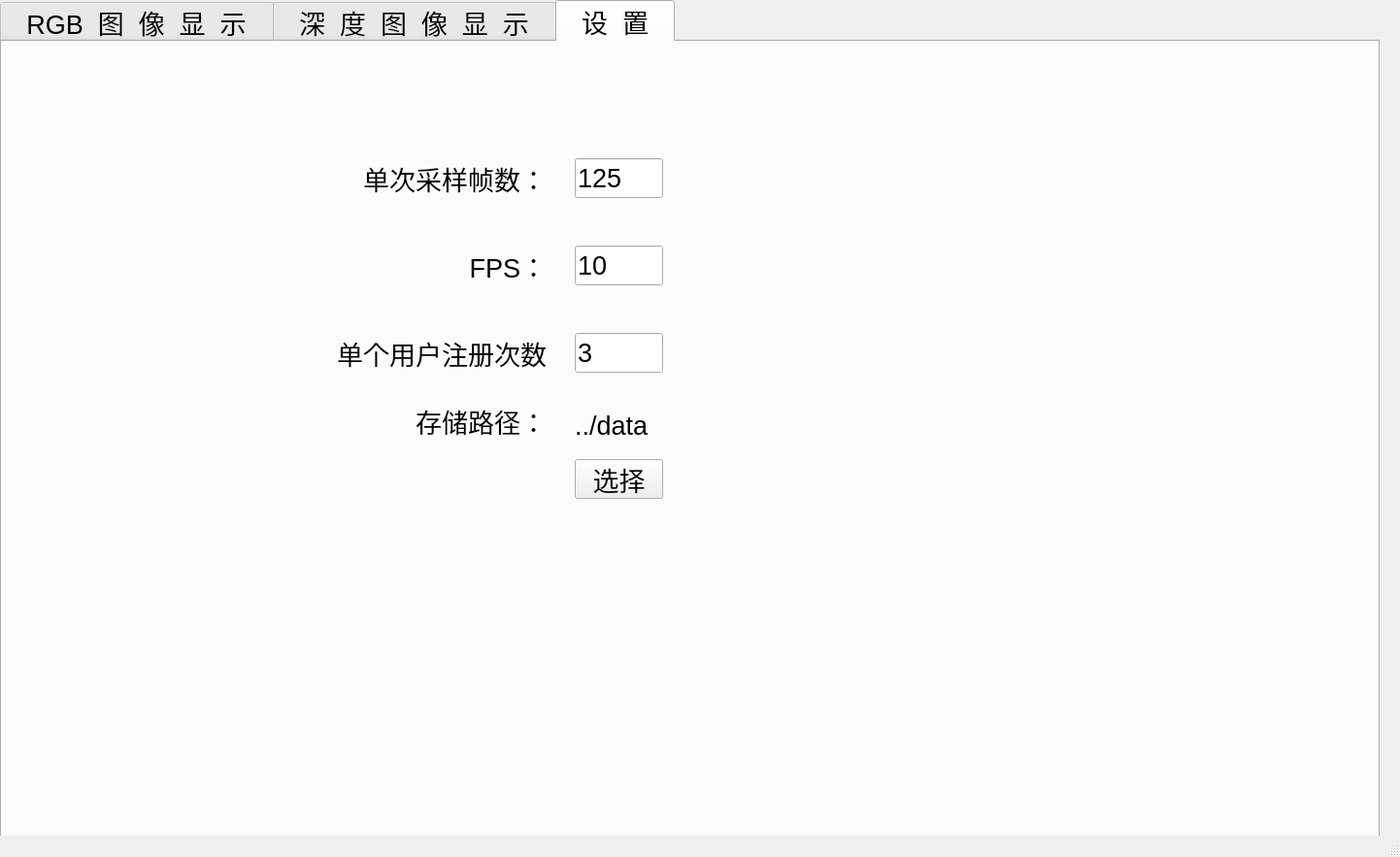
<?xml version="1.0" encoding="UTF-8"?>
<ui version="4.0">
 <class>MainWindow</class>
 <widget class="QMainWindow" name="MainWindow">
  <property name="geometry">
   <rect>
    <x>0</x>
    <y>0</y>
    <width>1442</width>
    <height>883</height>
   </rect>
  </property>
  <property name="windowTitle">
   <string>多线程数据采集系统</string>
  </property>
  <widget class="QWidget" name="centralwidget">
   <widget class="QTabWidget" name="tabWidget">
    <property name="geometry">
     <rect>
      <x>0</x>
      <y>0</y>
      <width>1421</width>
      <height>901</height>
     </rect>
    </property>
    <property name="font">
     <font>
      <family>Arial</family>
      <pointsize>20</pointsize>
      <weight>50</weight>
      <bold>false</bold>
     </font>
    </property>
    <property name="currentIndex">
     <number>2</number>
    </property>
    <widget class="QWidget" name="tab_2">
     <attribute name="title">
      <string>  RGB  图  像  显  示  </string>
     </attribute>
     <widget class="QGroupBox" name="groupBox">
      <property name="geometry">
       <rect>
        <x>10</x>
        <y>10</y>
        <width>461</width>
        <height>271</height>
       </rect>
      </property>
      <property name="font">
       <font>
        <pointsize>12</pointsize>
        <weight>50</weight>
        <bold>false</bold>
       </font>
      </property>
      <property name="styleSheet">
       <string notr="true">QGroupBox {     
border: 1px solid gray;     
border-radius: 9px;     
margin-top: 0.5em;
}

QGroupBox::title {     
subcontrol-origin: margin;     
left: 10px;     
padding: 0 3px 0 3px;
 }</string>
      </property>
      <property name="title">
       <string>深度鱼眼相机</string>
      </property>
      <widget class="QGroupBox" name="groupBox_2">
       <property name="geometry">
        <rect>
         <x>20</x>
         <y>30</y>
         <width>201</width>
         <height>221</height>
        </rect>
       </property>
       <property name="font">
        <font>
         <family>Arial</family>
        </font>
       </property>
       <property name="title">
        <string>1、深度鱼眼相机_1</string>
       </property>
       <widget class="QLabel" name="label_gray_fisheye_1">
        <property name="geometry">
         <rect>
          <x>20</x>
          <y>40</y>
          <width>160</width>
          <height>160</height>
         </rect>
        </property>
        <property name="text">
         <string/>
        </property>
       </widget>
      </widget>
      <widget class="QGroupBox" name="groupBox_3">
       <property name="geometry">
        <rect>
         <x>240</x>
         <y>30</y>
         <width>201</width>
         <height>221</height>
        </rect>
       </property>
       <property name="font">
        <font>
         <family>Arial</family>
        </font>
       </property>
       <property name="title">
        <string>2、深度鱼眼相机_2</string>
       </property>
       <widget class="QLabel" name="label_gray_fisheye_2">
        <property name="geometry">
         <rect>
          <x>20</x>
          <y>40</y>
          <width>160</width>
          <height>160</height>
         </rect>
        </property>
        <property name="text">
         <string/>
        </property>
       </widget>
      </widget>
     </widget>
     <widget class="QGroupBox" name="groupBox_4">
      <property name="geometry">
       <rect>
        <x>500</x>
        <y>10</y>
        <width>461</width>
        <height>271</height>
       </rect>
      </property>
      <property name="font">
       <font>
        <pointsize>12</pointsize>
        <weight>50</weight>
        <bold>false</bold>
       </font>
      </property>
      <property name="styleSheet">
       <string notr="true">QGroupBox {     
border: 1px solid gray;     
border-radius: 9px;     
margin-top: 0.5em;
}

QGroupBox::title {     
subcontrol-origin: margin;     
left: 10px;     
padding: 0 3px 0 3px;
 }</string>
      </property>
      <property name="title">
       <string>RGB鱼眼相机</string>
      </property>
      <widget class="QGroupBox" name="groupBox_5">
       <property name="geometry">
        <rect>
         <x>20</x>
         <y>30</y>
         <width>201</width>
         <height>221</height>
        </rect>
       </property>
       <property name="font">
        <font>
         <family>Arial</family>
        </font>
       </property>
       <property name="title">
        <string>3、RGB鱼眼相机_1</string>
       </property>
       <widget class="QLabel" name="label_RGB_fisheye_1">
        <property name="geometry">
         <rect>
          <x>20</x>
          <y>40</y>
          <width>160</width>
          <height>160</height>
         </rect>
        </property>
        <property name="text">
         <string/>
        </property>
       </widget>
      </widget>
      <widget class="QGroupBox" name="groupBox_6">
       <property name="geometry">
        <rect>
         <x>240</x>
         <y>30</y>
         <width>201</width>
         <height>221</height>
        </rect>
       </property>
       <property name="font">
        <font>
         <family>Arial</family>
        </font>
       </property>
       <property name="title">
        <string>4、RGB鱼眼相机_2</string>
       </property>
       <widget class="QLabel" name="label_RGB_fisheye_2">
        <property name="geometry">
         <rect>
          <x>20</x>
          <y>40</y>
          <width>160</width>
          <height>160</height>
         </rect>
        </property>
        <property name="text">
         <string/>
        </property>
       </widget>
      </widget>
     </widget>
     <widget class="QGroupBox" name="groupBox_7">
      <property name="geometry">
       <rect>
        <x>10</x>
        <y>300</y>
        <width>1381</width>
        <height>481</height>
       </rect>
      </property>
      <property name="font">
       <font>
        <pointsize>12</pointsize>
        <weight>50</weight>
        <bold>false</bold>
       </font>
      </property>
      <property name="styleSheet">
       <string notr="true">QGroupBox {     
border: 1px solid gray;     
border-radius: 9px;     
margin-top: 0.5em;
}

QGroupBox::title {     
subcontrol-origin: margin;     
left: 10px;     
padding: 0 3px 0 3px;
 }</string>
      </property>
      <property name="title">
       <string>RGB相机</string>
      </property>
      <widget class="QGroupBox" name="groupBox_8">
       <property name="geometry">
        <rect>
         <x>40</x>
         <y>30</y>
         <width>201</width>
         <height>211</height>
        </rect>
       </property>
       <property name="font">
        <font>
         <family>Arial</family>
        </font>
       </property>
       <property name="title">
        <string>5、RGB相机_1</string>
       </property>
       <widget class="QLabel" name="label_RGB_1">
        <property name="geometry">
         <rect>
          <x>20</x>
          <y>30</y>
          <width>160</width>
          <height>160</height>
         </rect>
        </property>
        <property name="text">
         <string/>
        </property>
       </widget>
      </widget>
      <widget class="QGroupBox" name="groupBox_9">
       <property name="geometry">
        <rect>
         <x>260</x>
         <y>30</y>
         <width>201</width>
         <height>211</height>
        </rect>
       </property>
       <property name="font">
        <font>
         <family>Arial</family>
        </font>
       </property>
       <property name="title">
        <string>6、RGB相机_2</string>
       </property>
       <widget class="QLabel" name="label_RGB_2">
        <property name="geometry">
         <rect>
          <x>20</x>
          <y>30</y>
          <width>160</width>
          <height>160</height>
         </rect>
        </property>
        <property name="text">
         <string/>
        </property>
       </widget>
      </widget>
      <widget class="QGroupBox" name="groupBox_10">
       <property name="geometry">
        <rect>
         <x>480</x>
         <y>30</y>
         <width>201</width>
         <height>211</height>
        </rect>
       </property>
       <property name="font">
        <font>
         <family>Arial</family>
        </font>
       </property>
       <property name="title">
        <string>7、RGB相机_3</string>
       </property>
       <widget class="QLabel" name="label_RGB_3">
        <property name="geometry">
         <rect>
          <x>20</x>
          <y>30</y>
          <width>160</width>
          <height>160</height>
         </rect>
        </property>
        <property name="text">
         <string/>
        </property>
       </widget>
      </widget>
      <widget class="QGroupBox" name="groupBox_11">
       <property name="geometry">
        <rect>
         <x>700</x>
         <y>30</y>
         <width>201</width>
         <height>211</height>
        </rect>
       </property>
       <property name="font">
        <font>
         <family>Arial</family>
        </font>
       </property>
       <property name="title">
        <string>8、RGB相机_4</string>
       </property>
       <widget class="QLabel" name="label_RGB_4">
        <property name="geometry">
         <rect>
          <x>20</x>
          <y>30</y>
          <width>160</width>
          <height>160</height>
         </rect>
        </property>
        <property name="text">
         <string/>
        </property>
       </widget>
      </widget>
      <widget class="QGroupBox" name="groupBox_12">
       <property name="geometry">
        <rect>
         <x>920</x>
         <y>30</y>
         <width>201</width>
         <height>211</height>
        </rect>
       </property>
       <property name="font">
        <font>
         <family>Arial</family>
        </font>
       </property>
       <property name="title">
        <string>9、RGB相机_5</string>
       </property>
       <widget class="QLabel" name="label_RGB_5">
        <property name="geometry">
         <rect>
          <x>20</x>
          <y>30</y>
          <width>160</width>
          <height>160</height>
         </rect>
        </property>
        <property name="text">
         <string/>
        </property>
       </widget>
      </widget>
      <widget class="QGroupBox" name="groupBox_13">
       <property name="geometry">
        <rect>
         <x>1140</x>
         <y>30</y>
         <width>201</width>
         <height>211</height>
        </rect>
       </property>
       <property name="font">
        <font>
         <family>Arial</family>
        </font>
       </property>
       <property name="title">
        <string>10、RGB相机_6</string>
       </property>
       <widget class="QLabel" name="label_RGB_6">
        <property name="geometry">
         <rect>
          <x>20</x>
          <y>30</y>
          <width>160</width>
          <height>160</height>
         </rect>
        </property>
        <property name="text">
         <string/>
        </property>
       </widget>
      </widget>
      <widget class="QGroupBox" name="groupBox_14">
       <property name="geometry">
        <rect>
         <x>40</x>
         <y>250</y>
         <width>201</width>
         <height>211</height>
        </rect>
       </property>
       <property name="font">
        <font>
         <family>Arial</family>
        </font>
       </property>
       <property name="title">
        <string>11、RGB相机_7</string>
       </property>
       <widget class="QLabel" name="label_RGB_7">
        <property name="geometry">
         <rect>
          <x>20</x>
          <y>30</y>
          <width>160</width>
          <height>160</height>
         </rect>
        </property>
        <property name="text">
         <string/>
        </property>
       </widget>
      </widget>
      <widget class="QGroupBox" name="groupBox_15">
       <property name="geometry">
        <rect>
         <x>260</x>
         <y>250</y>
         <width>201</width>
         <height>211</height>
        </rect>
       </property>
       <property name="font">
        <font>
         <family>Arial</family>
        </font>
       </property>
       <property name="title">
        <string>12、RGB相机_8</string>
       </property>
       <widget class="QLabel" name="label_RGB_8">
        <property name="geometry">
         <rect>
          <x>20</x>
          <y>30</y>
          <width>160</width>
          <height>160</height>
         </rect>
        </property>
        <property name="text">
         <string/>
        </property>
       </widget>
      </widget>
      <widget class="QGroupBox" name="groupBox_16">
       <property name="geometry">
        <rect>
         <x>480</x>
         <y>250</y>
         <width>201</width>
         <height>211</height>
        </rect>
       </property>
       <property name="font">
        <font>
         <family>Arial</family>
        </font>
       </property>
       <property name="title">
        <string>13、RGB鱼眼相机_9</string>
       </property>
       <widget class="QLabel" name="label_RGB_9">
        <property name="geometry">
         <rect>
          <x>20</x>
          <y>30</y>
          <width>160</width>
          <height>160</height>
         </rect>
        </property>
        <property name="text">
         <string/>
        </property>
       </widget>
      </widget>
      <widget class="QGroupBox" name="groupBox_17">
       <property name="geometry">
        <rect>
         <x>700</x>
         <y>250</y>
         <width>201</width>
         <height>211</height>
        </rect>
       </property>
       <property name="font">
        <font>
         <family>Arial</family>
        </font>
       </property>
       <property name="title">
        <string>14、RGB相机_10</string>
       </property>
       <widget class="QLabel" name="label_RGB_10">
        <property name="geometry">
         <rect>
          <x>20</x>
          <y>30</y>
          <width>160</width>
          <height>160</height>
         </rect>
        </property>
        <property name="text">
         <string/>
        </property>
       </widget>
      </widget>
      <widget class="QGroupBox" name="groupBox_18">
       <property name="geometry">
        <rect>
         <x>920</x>
         <y>250</y>
         <width>201</width>
         <height>211</height>
        </rect>
       </property>
       <property name="font">
        <font>
         <family>Arial</family>
        </font>
       </property>
       <property name="title">
        <string>15、RGB相机_11</string>
       </property>
       <widget class="QLabel" name="label_RGB_11">
        <property name="geometry">
         <rect>
          <x>20</x>
          <y>30</y>
          <width>160</width>
          <height>160</height>
         </rect>
        </property>
        <property name="text">
         <string/>
        </property>
       </widget>
      </widget>
      <widget class="QGroupBox" name="groupBox_19">
       <property name="geometry">
        <rect>
         <x>1140</x>
         <y>250</y>
         <width>201</width>
         <height>211</height>
        </rect>
       </property>
       <property name="font">
        <font>
         <family>Arial</family>
        </font>
       </property>
       <property name="title">
        <string>16、RGB相机_12</string>
       </property>
       <widget class="QLabel" name="label_RGB_12">
        <property name="geometry">
         <rect>
          <x>20</x>
          <y>30</y>
          <width>160</width>
          <height>160</height>
         </rect>
        </property>
        <property name="text">
         <string/>
        </property>
       </widget>
      </widget>
     </widget>
     <widget class="QGroupBox" name="groupBox_20">
      <property name="geometry">
       <rect>
        <x>990</x>
        <y>10</y>
        <width>401</width>
        <height>271</height>
       </rect>
      </property>
      <property name="font">
       <font>
        <family>Arial</family>
        <pointsize>12</pointsize>
       </font>
      </property>
      <property name="styleSheet">
       <string notr="true">QGroupBox {     
border: 1px solid gray;     
border-radius: 9px;     
margin-top: 0.5em;
}

QGroupBox::title {     
subcontrol-origin: margin;     
left: 10px;     
padding: 0 3px 0 3px;
 }</string>
      </property>
      <property name="title">
       <string>注册信息</string>
      </property>
      <widget class="QLabel" name="label_NO">
       <property name="geometry">
        <rect>
         <x>120</x>
         <y>40</y>
         <width>91</width>
         <height>31</height>
        </rect>
       </property>
       <property name="font">
        <font>
         <family>Arial</family>
         <pointsize>13</pointsize>
        </font>
       </property>
       <property name="text">
        <string>sample序号：</string>
       </property>
      </widget>
      <widget class="QLineEdit" name="lineEdit_NO">
       <property name="geometry">
        <rect>
         <x>220</x>
         <y>40</y>
         <width>113</width>
         <height>31</height>
        </rect>
       </property>
       <property name="font">
        <font>
         <family>Arial</family>
         <pointsize>13</pointsize>
        </font>
       </property>
      </widget>
      <widget class="QLineEdit" name="lineEdit_ID">
       <property name="geometry">
        <rect>
         <x>220</x>
         <y>90</y>
         <width>113</width>
         <height>31</height>
        </rect>
       </property>
       <property name="font">
        <font>
         <family>Arial</family>
         <pointsize>13</pointsize>
        </font>
       </property>
       <property name="text">
        <string/>
       </property>
      </widget>
      <widget class="QLabel" name="label_ID">
       <property name="geometry">
        <rect>
         <x>120</x>
         <y>90</y>
         <width>91</width>
         <height>31</height>
        </rect>
       </property>
       <property name="font">
        <font>
         <family>Arial</family>
         <pointsize>13</pointsize>
        </font>
       </property>
       <property name="text">
        <string>ID:</string>
       </property>
       <property name="alignment">
        <set>Qt::AlignRight|Qt::AlignTrailing|Qt::AlignVCenter</set>
       </property>
      </widget>
      <widget class="QLabel" name="label_sex">
       <property name="geometry">
        <rect>
         <x>120</x>
         <y>140</y>
         <width>91</width>
         <height>31</height>
        </rect>
       </property>
       <property name="font">
        <font>
         <family>Arial</family>
         <pointsize>13</pointsize>
        </font>
       </property>
       <property name="text">
        <string>性别：</string>
       </property>
       <property name="alignment">
        <set>Qt::AlignRight|Qt::AlignTrailing|Qt::AlignVCenter</set>
       </property>
      </widget>
      <widget class="QComboBox" name="comboBox_sex">
       <property name="geometry">
        <rect>
         <x>220</x>
         <y>140</y>
         <width>111</width>
         <height>31</height>
        </rect>
       </property>
       <property name="font">
        <font>
         <family>Arial</family>
         <pointsize>13</pointsize>
        </font>
       </property>
       <item>
        <property name="text">
         <string>男</string>
        </property>
       </item>
       <item>
        <property name="text">
         <string>女</string>
        </property>
       </item>
      </widget>
      <widget class="QPushButton" name="pushButton_regist">
       <property name="geometry">
        <rect>
         <x>110</x>
         <y>190</y>
         <width>91</width>
         <height>31</height>
        </rect>
       </property>
       <property name="font">
        <font>
         <family>Arial</family>
         <pointsize>13</pointsize>
        </font>
       </property>
       <property name="text">
        <string>注册用户</string>
       </property>
      </widget>
      <widget class="QPushButton" name="pushButton_del">
       <property name="geometry">
        <rect>
         <x>290</x>
         <y>190</y>
         <width>91</width>
         <height>31</height>
        </rect>
       </property>
       <property name="font">
        <font>
         <family>Arial</family>
         <pointsize>13</pointsize>
        </font>
       </property>
       <property name="text">
        <string>删除用户</string>
       </property>
      </widget>
      <widget class="QProgressBar" name="progressBar">
       <property name="geometry">
        <rect>
         <x>30</x>
         <y>230</y>
         <width>231</width>
         <height>23</height>
        </rect>
       </property>
       <property name="value">
        <number>0</number>
       </property>
      </widget>
      <widget class="QLabel" name="label_status">
       <property name="geometry">
        <rect>
         <x>260</x>
         <y>230</y>
         <width>131</width>
         <height>21</height>
        </rect>
       </property>
       <property name="font">
        <font>
         <family>Arial</family>
         <pointsize>13</pointsize>
        </font>
       </property>
       <property name="text">
        <string/>
       </property>
       <property name="alignment">
        <set>Qt::AlignCenter</set>
       </property>
      </widget>
     </widget>
    </widget>
    <widget class="QWidget" name="tab_camera">
     <attribute name="title">
      <string>  深  度  图  像  显  示  </string>
     </attribute>
     <widget class="QLabel" name="label_RGBD_5">
      <property name="geometry">
       <rect>
        <x>110</x>
        <y>120</y>
        <width>111</width>
        <height>111</height>
       </rect>
      </property>
      <property name="text">
       <string/>
      </property>
     </widget>
     <widget class="QLabel" name="label_RGBD_10">
      <property name="geometry">
       <rect>
        <x>110</x>
        <y>120</y>
        <width>111</width>
        <height>111</height>
       </rect>
      </property>
      <property name="text">
       <string/>
      </property>
     </widget>
     <widget class="QLabel" name="label_RGBD_12">
      <property name="geometry">
       <rect>
        <x>110</x>
        <y>120</y>
        <width>111</width>
        <height>111</height>
       </rect>
      </property>
      <property name="text">
       <string/>
      </property>
     </widget>
     <widget class="QLabel" name="label_RGBD_2">
      <property name="geometry">
       <rect>
        <x>110</x>
        <y>120</y>
        <width>111</width>
        <height>111</height>
       </rect>
      </property>
      <property name="text">
       <string/>
      </property>
     </widget>
     <widget class="QLabel" name="label_RGBD_8">
      <property name="geometry">
       <rect>
        <x>110</x>
        <y>120</y>
        <width>111</width>
        <height>111</height>
       </rect>
      </property>
      <property name="text">
       <string/>
      </property>
     </widget>
     <widget class="QLabel" name="label_RGBD_3">
      <property name="geometry">
       <rect>
        <x>110</x>
        <y>120</y>
        <width>111</width>
        <height>111</height>
       </rect>
      </property>
      <property name="text">
       <string/>
      </property>
     </widget>
     <widget class="QLabel" name="label_RGBD_1">
      <property name="geometry">
       <rect>
        <x>110</x>
        <y>120</y>
        <width>111</width>
        <height>111</height>
       </rect>
      </property>
      <property name="text">
       <string/>
      </property>
     </widget>
     <widget class="QLabel" name="label_RGBD_6">
      <property name="geometry">
       <rect>
        <x>110</x>
        <y>120</y>
        <width>111</width>
        <height>111</height>
       </rect>
      </property>
      <property name="text">
       <string/>
      </property>
     </widget>
     <widget class="QLabel" name="label_RGBD_11">
      <property name="geometry">
       <rect>
        <x>110</x>
        <y>120</y>
        <width>111</width>
        <height>111</height>
       </rect>
      </property>
      <property name="text">
       <string/>
      </property>
     </widget>
     <widget class="QLabel" name="label_RGBD_7">
      <property name="geometry">
       <rect>
        <x>110</x>
        <y>120</y>
        <width>111</width>
        <height>111</height>
       </rect>
      </property>
      <property name="text">
       <string/>
      </property>
     </widget>
     <widget class="QLabel" name="label_RGBD_4">
      <property name="geometry">
       <rect>
        <x>110</x>
        <y>120</y>
        <width>111</width>
        <height>111</height>
       </rect>
      </property>
      <property name="text">
       <string/>
      </property>
     </widget>
     <widget class="QLabel" name="label_RGBD_9">
      <property name="geometry">
       <rect>
        <x>110</x>
        <y>120</y>
        <width>111</width>
        <height>111</height>
       </rect>
      </property>
      <property name="text">
       <string/>
      </property>
     </widget>
    </widget>
    <widget class="QWidget" name="tab">
     <attribute name="title">
      <string>  设  置  </string>
     </attribute>
     <widget class="QLineEdit" name="lineEdit_sample_frame">
      <property name="geometry">
       <rect>
        <x>590</x>
        <y>120</y>
        <width>91</width>
        <height>41</height>
       </rect>
      </property>
      <property name="font">
       <font>
        <family>Arial</family>
        <pointsize>20</pointsize>
       </font>
      </property>
      <property name="text">
       <string>125</string>
      </property>
     </widget>
     <widget class="QLabel" name="label_sample_frame">
      <property name="geometry">
       <rect>
        <x>350</x>
        <y>120</y>
        <width>211</width>
        <height>41</height>
       </rect>
      </property>
      <property name="font">
       <font>
        <family>Arial</family>
        <pointsize>20</pointsize>
        <weight>50</weight>
        <bold>false</bold>
       </font>
      </property>
      <property name="text">
       <string>单次采样帧数：</string>
      </property>
      <property name="alignment">
       <set>Qt::AlignRight|Qt::AlignTrailing|Qt::AlignVCenter</set>
      </property>
     </widget>
     <widget class="QLineEdit" name="lineEdit_FPS">
      <property name="geometry">
       <rect>
        <x>590</x>
        <y>210</y>
        <width>91</width>
        <height>41</height>
       </rect>
      </property>
      <property name="font">
       <font>
        <family>Arial</family>
        <pointsize>20</pointsize>
       </font>
      </property>
      <property name="text">
       <string>10</string>
      </property>
     </widget>
     <widget class="QLabel" name="label_FPS">
      <property name="geometry">
       <rect>
        <x>390</x>
        <y>210</y>
        <width>171</width>
        <height>41</height>
       </rect>
      </property>
      <property name="font">
       <font>
        <family>Arial</family>
        <pointsize>20</pointsize>
        <weight>50</weight>
        <bold>false</bold>
       </font>
      </property>
      <property name="text">
       <string>FPS：</string>
      </property>
      <property name="alignment">
       <set>Qt::AlignRight|Qt::AlignTrailing|Qt::AlignVCenter</set>
      </property>
     </widget>
     <widget class="QLabel" name="label_save_path">
      <property name="geometry">
       <rect>
        <x>390</x>
        <y>370</y>
        <width>171</width>
        <height>41</height>
       </rect>
      </property>
      <property name="font">
       <font>
        <family>Arial</family>
        <pointsize>20</pointsize>
        <weight>50</weight>
        <bold>false</bold>
       </font>
      </property>
      <property name="text">
       <string>存储路径：</string>
      </property>
      <property name="alignment">
       <set>Qt::AlignRight|Qt::AlignTrailing|Qt::AlignVCenter</set>
      </property>
     </widget>
     <widget class="QPushButton" name="pushButton_select_path">
      <property name="geometry">
       <rect>
        <x>590</x>
        <y>430</y>
        <width>91</width>
        <height>41</height>
       </rect>
      </property>
      <property name="text">
       <string>选择</string>
      </property>
     </widget>
     <widget class="QLabel" name="label_root_path">
      <property name="geometry">
       <rect>
        <x>590</x>
        <y>380</y>
        <width>811</width>
        <height>31</height>
       </rect>
      </property>
      <property name="text">
       <string>../data</string>
      </property>
     </widget>
     <widget class="QLineEdit" name="lineEdit_total_recording_time">
      <property name="geometry">
       <rect>
        <x>590</x>
        <y>300</y>
        <width>91</width>
        <height>41</height>
       </rect>
      </property>
      <property name="font">
       <font>
        <family>Arial</family>
        <pointsize>20</pointsize>
       </font>
      </property>
      <property name="text">
       <string>3</string>
      </property>
     </widget>
     <widget class="QLabel" name="label_total_recording_time">
      <property name="geometry">
       <rect>
        <x>330</x>
        <y>300</y>
        <width>231</width>
        <height>41</height>
       </rect>
      </property>
      <property name="font">
       <font>
        <family>Arial</family>
        <pointsize>20</pointsize>
        <weight>50</weight>
        <bold>false</bold>
       </font>
      </property>
      <property name="text">
       <string>单个用户注册次数</string>
      </property>
      <property name="alignment">
       <set>Qt::AlignRight|Qt::AlignTrailing|Qt::AlignVCenter</set>
      </property>
     </widget>
    </widget>
   </widget>
  </widget>
  <widget class="QMenuBar" name="menubar">
   <property name="geometry">
    <rect>
     <x>0</x>
     <y>0</y>
     <width>1442</width>
     <height>23</height>
    </rect>
   </property>
  </widget>
  <widget class="QStatusBar" name="statusbar"/>
 </widget>
 <resources/>
 <connections/>
</ui>
